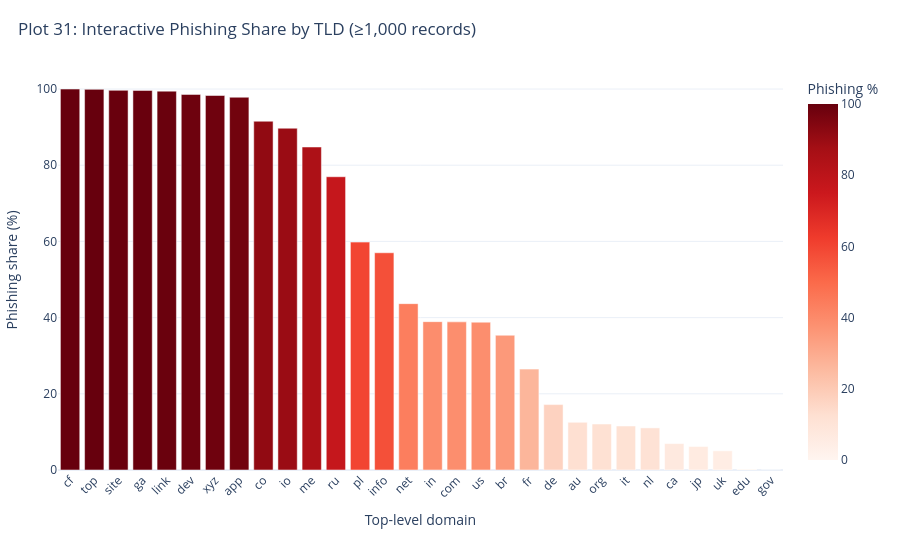

Here is the notebook cell this chart was saved with:
### Markdown cell above
## 7. Plotly Interactive Visualization (Tool 3)

This interactive view adds hover details to the TLD analysis. TLD-level phishing shares are only shown for suffixes with at least 1,000 records so percentages are paired with meaningful sample sizes. This Plotly view supplements the static Matplotlib and Seaborn charts; it does **not** replace the separately required Tableau/Power BI dashboard.

### Code cell
import plotly.express as px

plotly_tld = (df.groupby('TLD', observed=True)
              .agg(records=('label','size'), phishing_share=('label', lambda s: (s == 0).mean()))
              .query('records >= 1000')
              .sort_values('phishing_share', ascending=False)
              .reset_index())
plotly_tld['phishing_percent'] = 100 * plotly_tld['phishing_share']
fig = px.bar(
    plotly_tld,
    x='TLD', y='phishing_percent', color='phishing_percent',
    hover_data={'records':':,', 'phishing_percent':':.1f', 'phishing_share':False},
    color_continuous_scale='Reds',
    title='Plot 31: Interactive Phishing Share by TLD (≥1,000 records)',
    labels={'TLD':'Top-level domain', 'phishing_percent':'Phishing share (%)', 'records':'Records'}
)
fig.update_layout(template='plotly_white', xaxis_tickangle=-45,
                  coloraxis_colorbar_title='Phishing %', yaxis_range=[0,105],
                  title_x=0.02, margin=dict(l=45,r=25,t=70,b=90))
fig.show()

### Figure 1 — Plotly figure (JSON) as saved in the notebook; plotly's stock layout.template omitted (floating-point values rounded to 4 significant figures)
{"data": [{"customdata": [[1203.0, 1.0], [2329.0, 0.9991], [1482.0, 0.9966], [1111.0, 0.9964], [1463.0, 0.9945], [2345.0, 0.9859], [1473.0, 0.983], [6508.0, 0.9785], [5422.0, 0.9155], [4201.0, 0.8972], [1006.0, 0.8479], [3875.0, 0.7698], [1339.0, 0.5982], [1566.0, 0.5702], [7097.0, 0.4367], [1379.0, 0.3894], [112600.0, 0.3889], [1108.0, 0.3881], [1846.0, 0.3537], [1858.0, 0.2648], [3996.0, 0.1717], [2979.0, 0.1252], [18790.0, 0.1207], [1887.0, 0.1155], [1727.0, 0.1106], [1614.0, 0.06939], [2219.0, 0.06174], [6395.0, 0.05035], [1861.0, 0.002687], [1276.0, 0.0]], "hovertemplate": "Top-level domain=%{x}<br>Phishing share (%)=%{marker.color:.1f}<br>Records=%{customdata[0]:,}<extra></extra>", "legendgroup": "", "marker": {"color": [100.0, 99.91, 99.66, 99.64, 99.45, 98.59, 98.3, 97.85, 91.55, 89.72, 84.79, 76.98, 59.82, 57.02, 43.67, 38.94, 38.89, 38.81, 35.37, 26.48, 17.17, 12.52, 12.07, 11.55, 11.06, 6.939, 6.174, 5.035, 0.2687, 0.0], "coloraxis": "coloraxis", "pattern": {"shape": ""}}, "name": "", "orientation": "v", "showlegend": false, "textposition": "auto", "type": "bar", "x": ["cf", "top", "site", "ga", "link", "dev", "xyz", "app", "co", "io", "me", "ru", "pl", "info", "net", "in", "com", "us", "br", "fr", "de", "au", "org", "it", "nl", "ca", "jp", "uk", "edu", "gov"], "xaxis": "x", "y": [100.0, 99.91, 99.66, 99.64, 99.45, 98.59, 98.3, 97.85, 91.55, 89.72, 84.79, 76.98, 59.82, 57.02, 43.67, 38.94, 38.89, 38.81, 35.37, 26.48, 17.17, 12.52, 12.07, 11.55, 11.06, 6.939, 6.174, 5.035, 0.2687, 0.0], "yaxis": "y"}], "layout": {"barmode": "relative", "coloraxis": {"colorbar": {"title": {"text": "Phishing %"}}, "colorscale": [[0, "rgb(255,245,240)"], [0.125, "rgb(254,224,210)"], [0.25, "rgb(252,187,161)"], [0.375, "rgb(252,146,114)"], [0.5, "rgb(251,106,74)"], [0.625, "rgb(239,59,44)"], [0.75, "rgb(203,24,29)"], [0.875, "rgb(165,15,21)"], [1, "rgb(103,0,13)"]]}, "legend": {"tracegroupgap": 0}, "margin": {"b": 90, "l": 45, "r": 25, "t": 70}, "title": {"text": "Plot 31: Interactive Phishing Share by TLD (≥1,000 records)", "x": 0.02}, "xaxis": {"anchor": "y", "domain": [0, 1], "tickangle": -45, "title": {"text": "Top-level domain"}}, "yaxis": {"anchor": "x", "domain": [0, 1], "range": [0, 105], "title": {"text": "Phishing share (%)"}}}}
